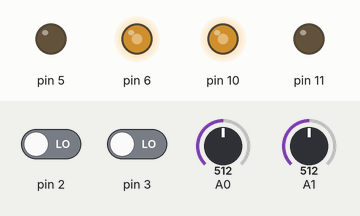
A sketch run on a simulated Arduino Uno, built with avr-gcc and run on an emulated ATmega328P. On the bench: output pins drawn as LEDs (lit = HIGH). The inputs (shaded band) are chosen by the test bench; at power-on: A0 = 512, A1 = 512, pin 2 LOW, pin 3 LOW. What the sketch prints to the serial monitor is not drawn.

Above: at 1.2 s.
1.3 s: A0 set to 716
At 1.8 s:
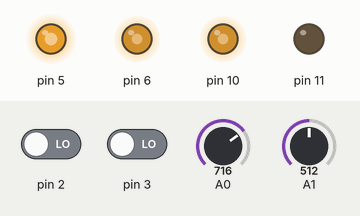
2.8 s: A1 set to 716
At 3.5 s:
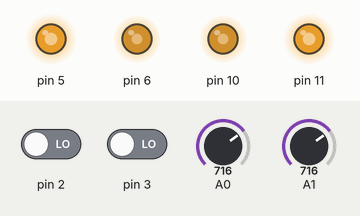
4.3 s: pin 2 driven HIGH
At 5.1 s:
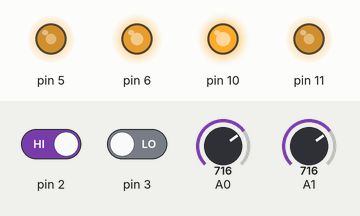
5.8 s: pin 3 driven HIGH
At 6.8 s:
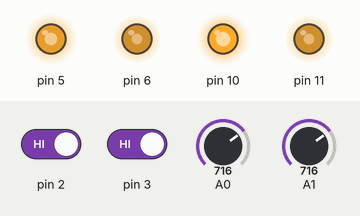
7.3 s: A0 set to 105
At 8.4 s:
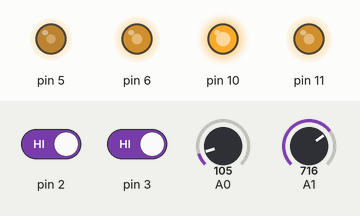
8.8 s: A0 set to 94
At 10.0 s:
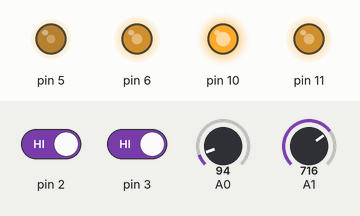
Timing chart, 0 to 11.3 s (numbered marks = the images above; inputs shaded):
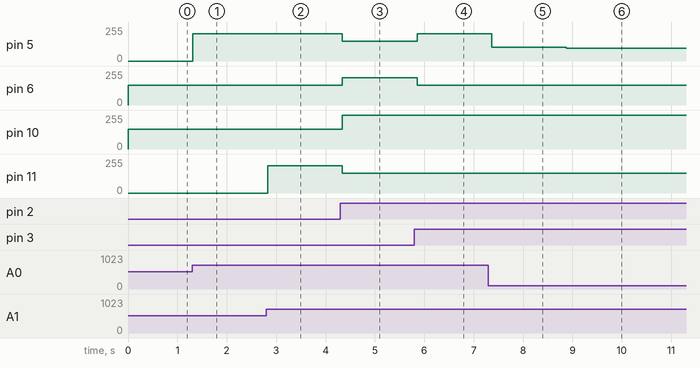

The sketch:

sketch_Moter27a.ino
```cpp
int Xval, Yval, Sel;

void setup() {
  Serial.begin(9600);
    pinMode(5, OUTPUT);
    pinMode(6, OUTPUT);
    pinMode(10, OUTPUT);
    pinMode(11, OUTPUT);
    pinMode(2, INPUT);
    pinMode(3, INPUT);
    pinMode(A0, INPUT);
    pinMode(A1, INPUT);
}
int motorl=150;
int motorr=150;
int c = 0;
void loop() {
    int lineL = digitalRead(2);
    int liner = digitalRead(3);
  Xval = analogRead(A0);
  Yval = analogRead(A1);

    if (lineL == 1 && liner == 1) {
        analogWrite(5, Xval);
        analogWrite(6, motorl);
        analogWrite(10, Yval);
        analogWrite(11, motorr);
    } else if (lineL == 0 && liner == 1) {
        analogWrite(5, Xval);
        analogWrite(6, motorl);
        analogWrite(10, motorr);
        analogWrite(11, Yval);
    } else if (lineL == 1 && liner == 0) {
        analogWrite(5, motorl);
        analogWrite(6, Xval);
        analogWrite(10, Yval);
        analogWrite(11, motorr);
    } else if (lineL == 0 && liner == 0) {
        analogWrite(5, Xval);
        analogWrite(6, motorl);
        analogWrite(10, motorr);
        analogWrite(11, Yval);
    }
    Serial.print("X축: ");
 Serial.print(analogRead(A0)); // X축 값 출력
 Serial.print("\t");
 Serial.print("Y축: ");
 Serial.print(analogRead(A1)); // Y축 값 출력
 Serial.print("\t");
 delay(100);
}
```

Measured:
- after the input at 1.3 s, pin 5: 0/255 → 204/255 at once
- after the input at 2.8 s, pin 11: 0/255 → 204/255 at once
- after the input at 4.3 s, pin 5, pin 11: 204/255 → 150/255 at once; pin 6: 150/255 → 204/255 at once; pin 10: 150/255 → 255/255 at once
- after the input at 5.8 s, pin 5: 150/255 → 204/255 after 0.05 s; pin 6: 204/255 → 150/255 after 0.05 s
- after the input at 7.3 s, pin 5: 204/255 → 105/255 after 0.07 s
- after the input at 8.8 s, pin 5: 105/255 → 94/255 after 0.08 s
